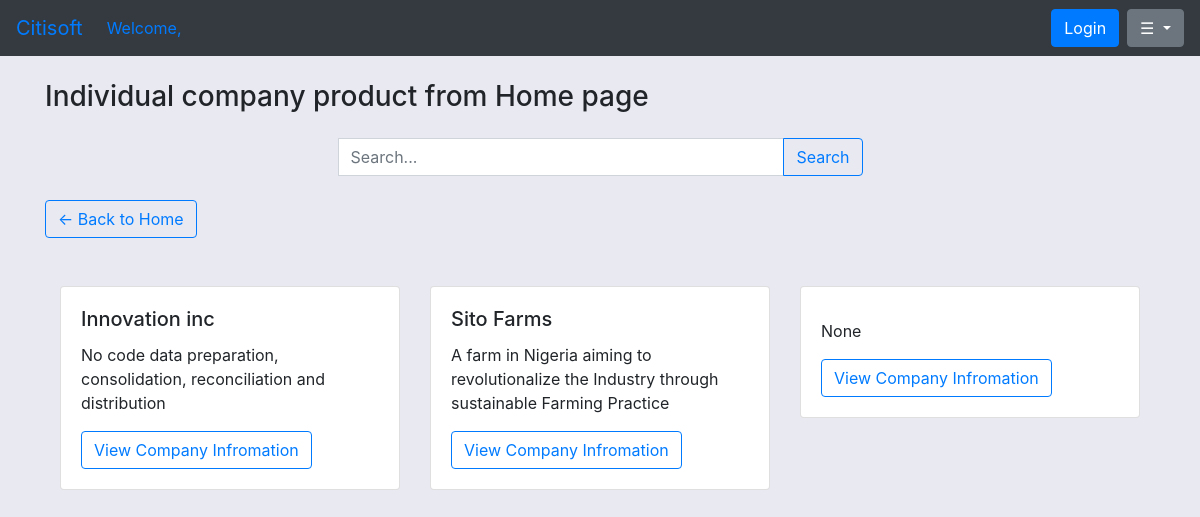
/products/5, run on the app's committed database.
### citisoft/models.py (models this page shows, shortened)
class VendorCategories(models.Model):
    category = models.ForeignKey(Categories, on_delete=models.CASCADE)
    vendor = models.ForeignKey(Vendor, on_delete=models.CASCADE)
    vendorCategoriesId = models.AutoField(primary_key=True)
    def __str__(self):
        return self.vendor.vendorName

class Vendor(models.Model):
    user = models.OneToOneField(User, null=True, blank=True, on_delete=models.CASCADE)
    vendorName = models.CharField(max_length=200, null=True,default="")
    email = models.CharField(max_length=200)
    description = models.CharField(max_length=2000, null=True)
    date_est = models.DateTimeField(auto_now_add=True)
    location= models.CharField(max_length=1250, null=True)
    address =  models.CharField(max_length=3000, null=True)
    contact_tel = models.CharField(max_length=2500, null=True)
    num_of_eployees = models.IntegerField( null=True)
    Int_pro_services=models.CharField(max_length=400, null=True)
    business_areas=models.CharField(max_length=400, null=True)
    client_types=models.CharField(max_length=400, null=True)
    cloud_or_native=models.CharField(max_length=100, null=True)
    added_info=models.CharField(max_length=600, null=True)
    vendorId = models.AutoField(primary_key=True)
    password = models.CharField(max_length=200,null=True)
    website = models.URLField(null=True)

### citisoft/views.py (the view)
# urls.py: path('products/<int:categoryId>', views.products, name="products"),
def products(request,categoryId):   # Request handler
   print("categoryId",categoryId)
   category = Categories.objects.get(categoryId=categoryId)
   vendorCategories = VendorCategories.objects.filter(category=category)
   print("vendorCategories",vendorCategories)
   context = {'vendorCategories': vendorCategories}
   return render(request, 'citisoft/user/products.html', context)

### citisoft/templates/citisoft/user/products.html (shortened to what this page needs)
{% extends 'citisoft/user/index.html' %}
{% load static %}
<nav class="navbar navbar-expand-lg navbar-blue bg-dark"> {%block navigation%}
    <a class="navbar-brand" href="{% url 'home' %}">Citisoft</a>
     <div class="collapse navbar-collapse" id="navbarSupportedContent">
        <ul class="navbar-nav mr-auto">
            <li class="nav-item active">
                <a class="nav-link" href="#">Welcome, {{ user.username }}</a>
            </li>
        </ul>
        <div class="form-inline my-2 my-lg-0">
            {% if request.session.clientId %}
            <a href="{% url 'logout' %}" class="btn btn-primary mr-2">Logout</a>
            {% else %}
            <a href="{% url 'userlogin' %}" class="btn btn-primary mr-2">Login</a>
            {% endif %}
            <div class="dropdown">
                <button class="btn btn-secondary dropdown-toggle" type="button" id="dropdownMenuButton" data-toggle="dropdown" aria-haspopup="true" aria-expanded="false">
                    ☰
                </button>
            </div>
        </div>
    </div>
</nav>{%endblock navigation%}
{% block content %}
     <h3>Individual company product from Home page</h3>
     <div class="container mt-4">
          <div class="row justify-content-center">
              <div class="col-lg-6 mb-4">
                <form method='POST' class="input-group">
                    <input name='search_query' type="text" class="form-control" placeholder="Search...">
                    <div class="input-group-append">
                        <button class="btn btn-outline-primary" type="submit">Search</button>
                    </div>
                </form>
              </div>
          </div>
      </div>
      <a  class="btn btn-outline-primary" href="{% url 'home' %}">&#x2190; Back to Home</a>
      <br>
      <br>
      <div class="container mt-4">
        <div class="row justify-content-center">
            {% for vendorCategory in vendorCategories %}
            <div class="col-lg-4 mb-4">
                <div class="card">
                    <div class="card-body">
                        <h5 class="card-title">{{ vendorCategory.vendor.vendorName }}</h5>
                        <p class="card-text">{{ vendorCategory.vendor.description }}</p>
                        <a href="{% url 'choice' vendorCategoriesId=vendorCategory.vendorCategoriesId %}" class="btn btn-outline-primary">View Company Infromation</a>
                    </div>
                </div>
            </div>
            {% endfor %}
        </div>
    </div>
    <br>
                   </div>
{% endblock content %}

### static/css/main.css (style rules this page uses)
body { background-color:rgb(233, 233, 241); }

### data on the page
VendorCategories: vendor.vendorName "Innovation inc", vendor.description "No code data preparation, consolidation, reconciliation and distribution"
VendorCategories: vendor.vendorName "Sito Farms", vendor.description "A farm in Nigeria aiming to revolutionalize the Industry through sustainable Farming Practice"
VendorCategories: vendor.description "None"
